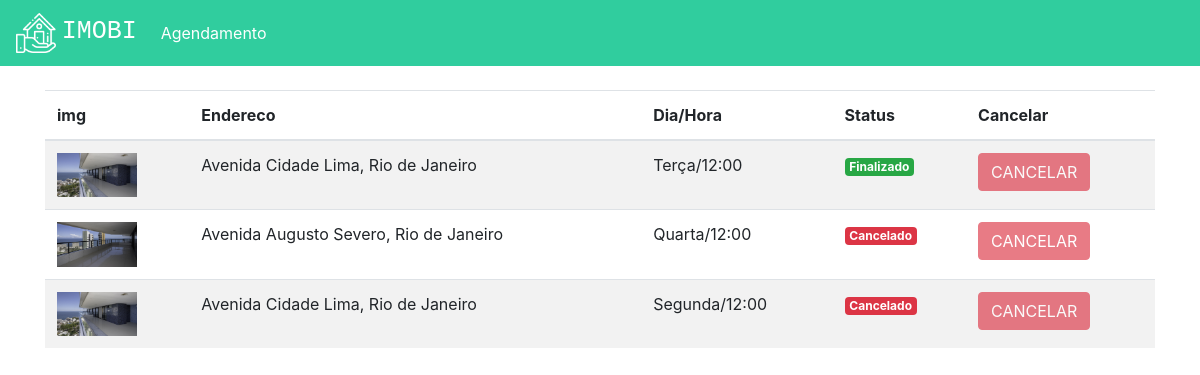
The app's page /agendamentos (signed in) with its own data.
### plataforma/models.py (models this page shows, shortened)
class Visitas(models.Model):
    choices = (('S', 'Segunda'),
                ('T', 'Terça'),
                ('Q', 'Quarta'),
                ('QI', 'Quinta'),
                ('SE', 'Sexta'),
                ('SA', 'Sabado'),
                ('D', 'Domingo'))
    choices_status = (('A', 'Agendado'),
                        ('F', 'Finalizado'),
                        ('C', 'Cancelado'))
    imovel = models.ForeignKey(Imovei, on_delete=models.DO_NOTHING)
    usuario = models.ForeignKey(User, on_delete=models.DO_NOTHING)
    dia = models.CharField(max_length=20)
    horario = models.TimeField()
    status = models.CharField(max_length=1, choices=choices_status, default="A")

class Imovei(models.Model):
    choices = (('V', 'Venda'),
                ('A', 'Aluguel'))
    choices_imovel = (('A', 'Apartamento'),
                        ('C', 'Casa'))
    imagens = models.ManyToManyField(Imagem)
    valor = models.FloatField()
    quartos = models.IntegerField()
    tamanho = models.FloatField()
    cidade = models.ForeignKey(Cidade, on_delete=models.DO_NOTHING)
    rua = models.CharField(max_length=50)
    tipo = models.CharField(max_length=1, choices=choices)
    tipo_imovel = models.CharField(max_length=1, choices=choices_imovel)
    numero = models.IntegerField()
    descricao = models.TextField()
    dias_visita = models.ManyToManyField(DiasVisita)
    horarios = models.ManyToManyField(Horario)

class Imagem(models.Model):
    img = models.ImageField(upload_to='img')
    def __str__(self) -> str:
        return self.img.url

class Cidade(models.Model):
    nome = models.CharField(max_length=30)
    def __str__(self) -> str:
        return self.nome

### plataforma/views.py (the view)
# urls.py: path('agendamentos', views.agendamentos, name="agendamentos"),
def agendamentos(request):
    visitas = Visitas.objects.filter(usuario=request.user)
    return render(request, "agendamentos.html", {'visitas': visitas})

### plataforma/templates/agendamentos.html (shortened to what this page needs)
{% extends 'base.html' %}
{% load static %}
{% block 'head' %}
<link rel="stylesheet" href="{% static 'plataforma/css/home.css' %}">
{% endblock  %}
{% block 'body' %}
    <div class="container">
        <br>
        <table class="table table-striped">
        <thead>
            <tr>
                <th scope="col">img</th>
                <th scope="col">Endereco</th>
                <th scope="col">Dia/Hora</th>
                <th scope="col">Status</th>
                <th scope="col">Cancelar</th>
            </tr>
        </thead>
        <tbody>
            {% for visita in visitas %}
                <tr>
                    <th><img width="80" src="{{visita.imovel.imagens.all.0}}"></th>
                    <td>{{visita.imovel.rua}}, {{visita.imovel.cidade}}</td>
                    <td>{{visita.dia}}/{{visita.horario}}</td>
                    <td>
                        {% if visita.status == "F" %}
                            <span class="badge badge-success">Finalizado</span>
                        {% endif %}
                        {% if visita.status == "C" %}
                            <span class="badge badge-danger">Cancelado</span>
                        {% endif %}
                    </td>
                    <td>
                        {% if visita.status == "A" %}
                            <a href="{% url 'cancelar_agendamento' visita.id %}" class="btn btn-danger">CANCELAR</a>
                        {% else %}
                            <a href="" class="btn btn-danger disabled">CANCELAR</a>
                        {% endif %}
                    </td>
                </tr>
            {% endfor %}
        </tbody>
    </table>
    </div>
{% endblock  %}

### records on screen
Visitas: imovel.imagens.all.0 (picture), imovel.rua "Avenida Cidade Lima", imovel.cidade "Rio de Janeiro", dia "Terça", horario "12:00", status "Finalizado"
Visitas: imovel.imagens.all.0 (picture), imovel.rua "Avenida Augusto Severo", imovel.cidade "Rio de Janeiro", dia "Quarta", horario "12:00", status "Cancelado"
Visitas: imovel.imagens.all.0 (picture), imovel.rua "Avenida Cidade Lima", imovel.cidade "Rio de Janeiro", dia "Segunda", horario "12:00", status "Cancelado"
